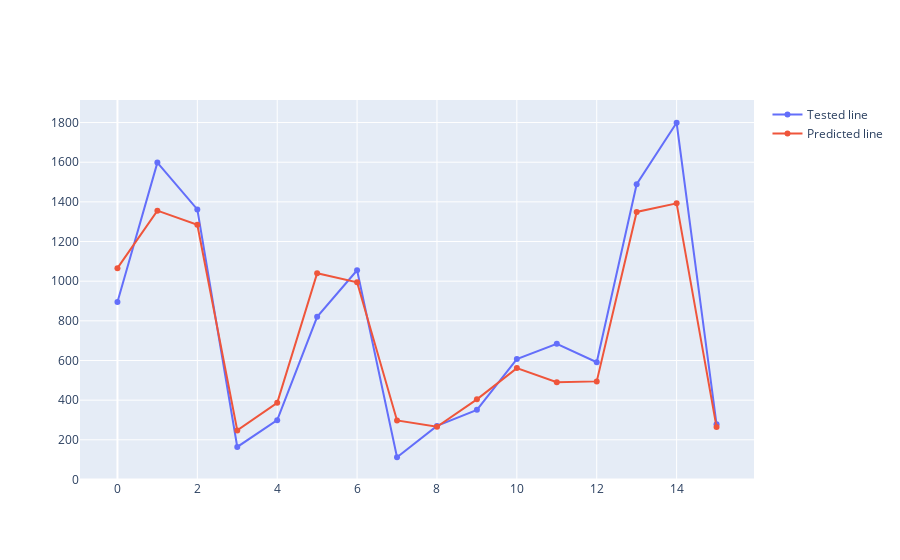

Here is the notebook cell this chart was saved with:
### Code cell
fig = go.Figure()
fig.add_trace(go.Scatter(y=yk_test,name='Tested line'))
fig.add_trace(go.Scatter(y=kpredict,name='Predicted line'))

### Figure 1 — Plotly figure (JSON) as saved in the notebook; plotly's stock layout.template omitted (floating-point values rounded to 4 significant figures)
{"data": [{"name": "Tested line", "type": "scatter", "y": [895, 1598, 1362, 164, 299, 820, 1055, 112, 270, 351, 607, 684, 591, 1489, 1799, 278]}, {"name": "Predicted line", "type": "scatter", "y": [1066.0, 1356.0, 1284.0, 247.5, 386.6, 1040.0, 994.2, 297.7, 266.1, 404.2, 561.6, 490.8, 494.7, 1349.0, 1392.0, 264.2]}], "layout": {}}
